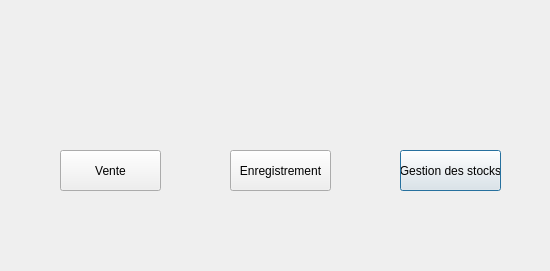
<?xml version="1.0" encoding="UTF-8"?>
<ui version="4.0">
 <class>Interface</class>
 <widget class="QDialog" name="Interface">
  <property name="geometry">
   <rect>
    <x>0</x>
    <y>0</y>
    <width>550</width>
    <height>271</height>
   </rect>
  </property>
  <property name="windowTitle">
   <string>Dialog</string>
  </property>
  <widget class="QPushButton" name="pushButton">
   <property name="geometry">
    <rect>
     <x>400</x>
     <y>150</y>
     <width>101</width>
     <height>41</height>
    </rect>
   </property>
   <property name="text">
    <string>Gestion des stocks</string>
   </property>
  </widget>
  <widget class="QPushButton" name="pushButton_2">
   <property name="geometry">
    <rect>
     <x>230</x>
     <y>150</y>
     <width>101</width>
     <height>41</height>
    </rect>
   </property>
   <property name="text">
    <string>Enregistrement</string>
   </property>
  </widget>
  <widget class="QPushButton" name="pushButton_3">
   <property name="geometry">
    <rect>
     <x>60</x>
     <y>150</y>
     <width>101</width>
     <height>41</height>
    </rect>
   </property>
   <property name="text">
    <string>Vente</string>
   </property>
  </widget>
 </widget>
 <resources/>
 <connections/>
</ui>
